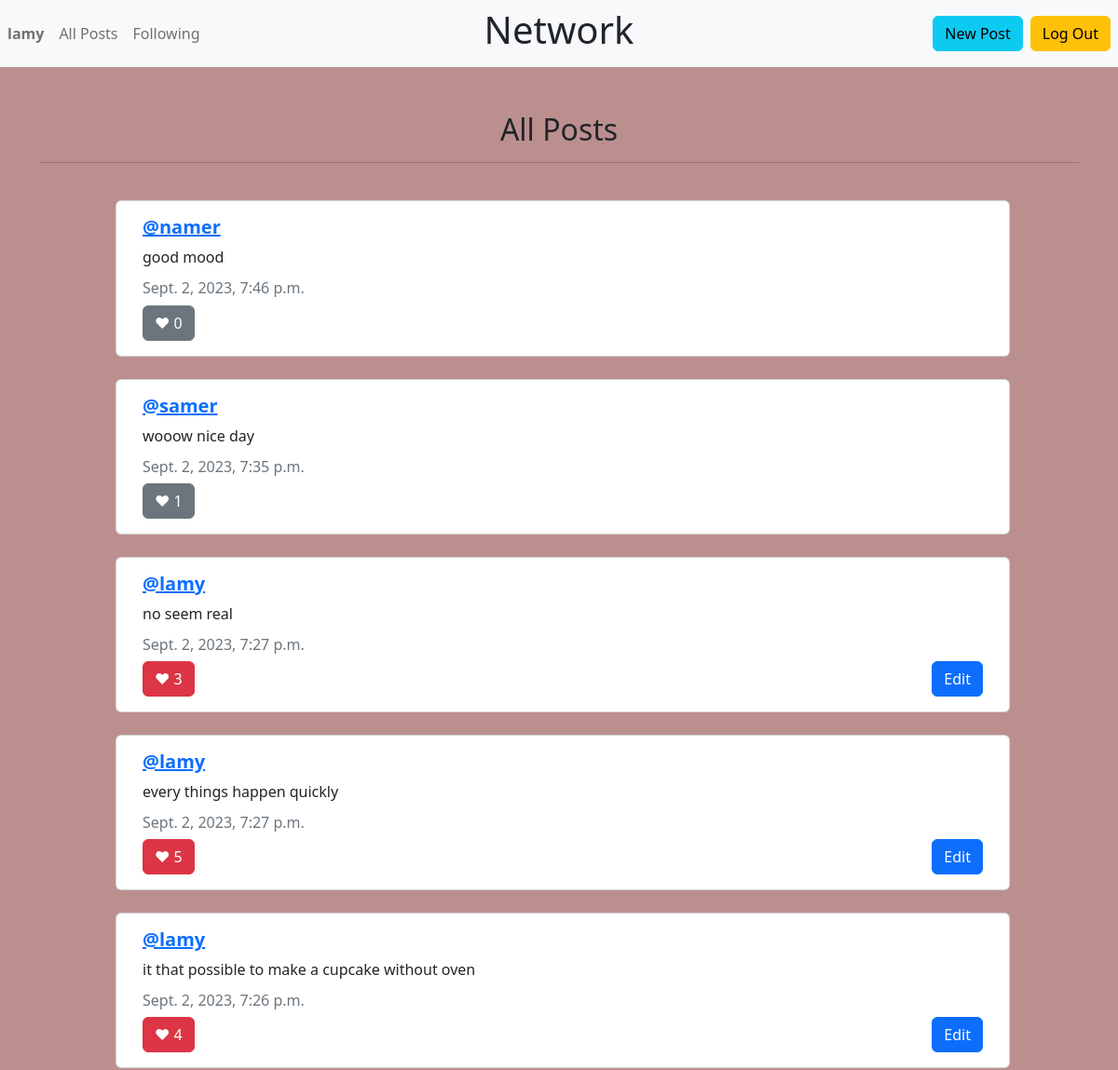
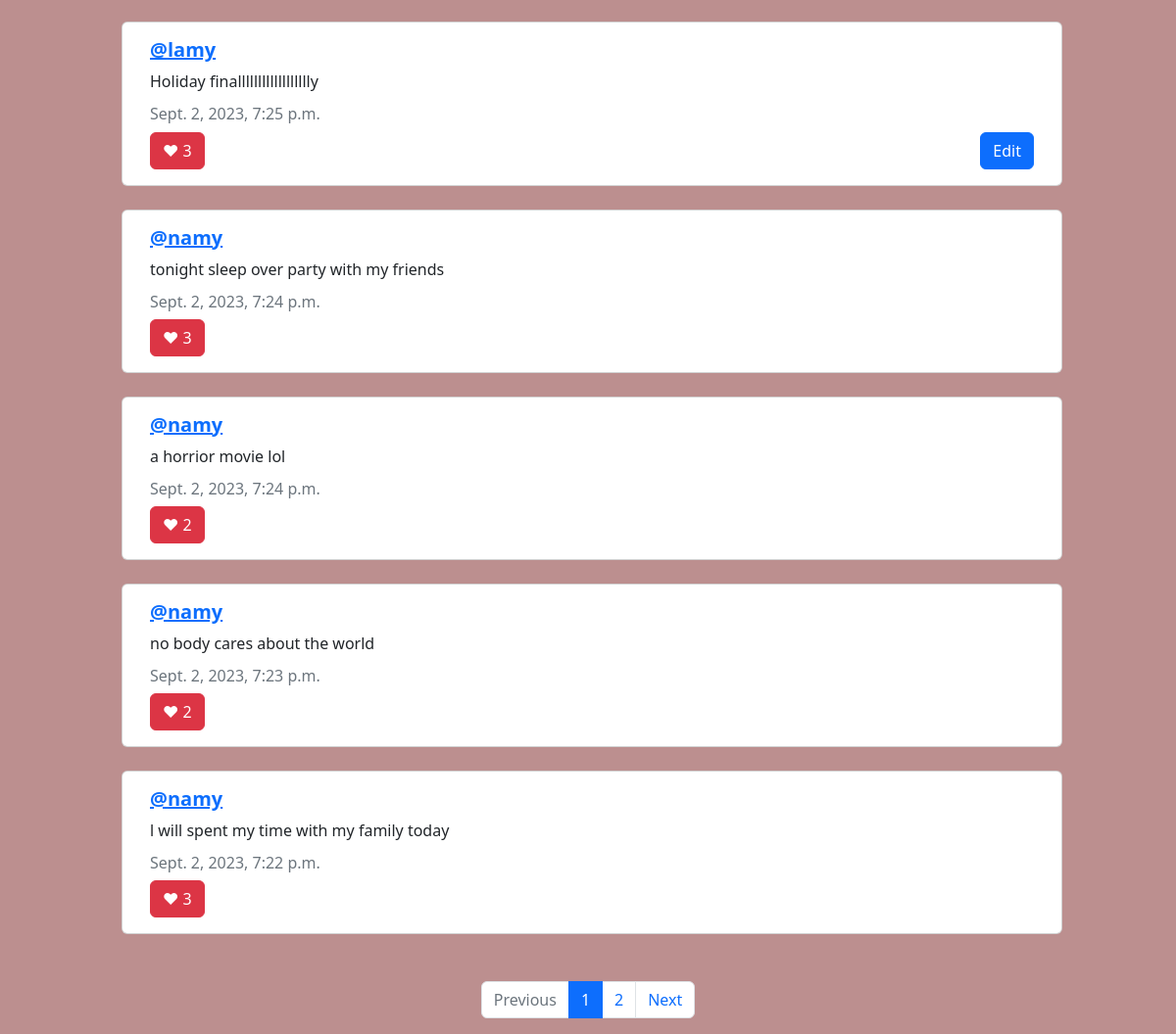
Screenshot of /allPosts (signed in) with the database file from the repository (2 pictures, top to bottom).
### network/models.py (models this page shows, shortened)
class User(AbstractUser):
    pass

class Post(models.Model):
    author = models.ForeignKey(User, on_delete=models.CASCADE)
    postText = models.CharField(max_length=255)
    posted = models.DateTimeField(auto_now_add=True)
    like = models.ManyToManyField(User, blank=True, related_name="likes")

### network/views.py (the view)
# urls.py: path("allPosts", views.allPosts, name="allPosts"),
@login_required
def allPosts(request):
    posts = Post.objects.all().order_by('-posted')
    paginator = Paginator(posts, 10)
    page_number = request.GET.get('page')
    page_obj = paginator.get_page(page_number)
    return render(request, "network/allPosts.html", {
        "page_obj": page_obj
    })

### network/templates/network/allPosts.html (shortened to what this page needs)
{% extends "network/layout.html" %}
{% block body %}
<br>
<h2 class="text-center ">All Posts</h2>
<hr>
<br>
<div class="container">
{% for post in page_obj %}
<div class="row justify-content-center mb-4">
    <div class="ms-2 card" style="width: 60rem" data-id="{{post.id}}";>
        <div class="card-body rounded">
            <h5 class="card-title"><a href="{% url 'profile' user_id=post.author.id%}"><b>@{{ post.author}}</b></h5></a>
            <p class="card-text" id="postText">{{post.postText}}</p>
            <h6 class="card-subtitle mb-2 text-muted">{{post.posted}}</h6>
            {% if user.username in post.like.all|stringformat:'s' %}
            <button class="btn btn-danger float-left" id="follower">&hearts;&nbsp;<span id="number">{{ post.like.all.count }}</span></button>
            {% else %}
            <button class="btn btn-secondary float-left" id="follower">&hearts;&nbsp;<span id="number">{{ post.like.all.count }}</span></button>
            {% endif %}
            {% if user.username == post.author|stringformat:'s' %}
            <button class="btn btn-primary float-end edit" id="edit">  Edit</button>
            {% endif %}
        </div>
    </div>
    <br>
</div>
{% endfor %}
<br>
<nav aria-label="Page">
    <ul class="pagination justify-content-center">
        {% if page_obj.has_previous %}
        <li class="page-item">
            <a class="page-link" href="?page={{ page_obj.previous_page_number }}">Previous</a>
        </li>
        {% else %}
        <li class="page-item disabled">
            <a class="page-link" href="#" tabindex="-1" aria-disabled="True">Previous</a>
        </li>
        {% endif %}
        {% for i in page_obj.paginator.page_range %}
        {% if page_obj.number == i %}
        <li class="page-item active" aria-current="page">
            <span class="page-link">
            {{ i }}
            </span>
        </li>
        {% else %}
        <li class="page-item"><a class="page-link" href="?page={{ i }}">{{ i }}</a></li>
        {% endif %}
        {% endfor %}
        {% if page_obj.has_next %}
        <li class="page-item">
            <a class="page-link" href="?page={{ page_obj.next_page_number }}">Next</a>
        </li>
        {% else %}
        <li class="page-item disabled">
            <a class="page-link" href="#" tabindex="-1" aria-disabled="True">Next</a>
        </li>
        {% endif %}
    </ul>
</nav>
{% endblock %}

### network/templates/network/layout.html (shortened to what this page needs)
{% load static %}
<!DOCTYPE html>
<html lang="en">
<head>
    <link href="https://cdn.jsdelivr.net/npm/bootstrap@5.2.3/dist/css/bootstrap.min.css" rel="stylesheet">
    <link rel="stylesheet" href="{% static 'network/styles.css' %}"/>
</head>
<body>
    <nav class="navbar navbar-expand-md navbar-light bg-light">
    <div class="navbar-collapse collapse w-100 order-1 order-md-0 dual-collapse2">
    <ul class="navbar-nav mr-auto">
        {% if user.is_authenticated %}
        <li class="nav-item active">
            <a class="nav-link" href="{% url 'profile' user_id=user.id%}"><strong>{{ user.username }}</strong></a>
        </li>
        <li class="nav-item">
            <a class="nav-link" href="{% url 'allPosts' %}">All Posts</a>
        </li>
        <li class="nav-item">
            <a class="nav-link" href="{% url 'following' %}">Following</a>
        </li>
        {% endif %}
    </ul>
    </div>
    <div class="mx-auto order-0">
    <h1>Network</h1>
    </div>
    <div class="navbar-collapse collapse w-100 order-3 dual-collapse2">
        <ul class="navbar-nav ms-auto">
        {% if user.is_authenticated %}
        <li class="nav-item">
            <a class="btn btn-info me-2" href="{% url 'post' %}" role="button"> New Post</a>
        </li>
        <li class="nav-item">
            <a class="btn btn-warning me-2" href="{% url 'logout' %}" role="button"> Log Out</a>
        </li>
        {% endif %}
    </ul>
    </div>
</nav>
<div class="body">
    <div class="container">
    <br>
    {% block body %}
    {% endblock %}
</div>
</body>
</html>

### network/static/network/styles.css (style rules this page uses)
body { background-color:rosybrown }

### rows the page displays
User: username "lamy"
Post: author "namer", postText "good mood", posted "Sept. 2, 2023, 7:46 p.m.", like.all.count "0"
Post: author "samer", postText "wooow nice day", posted "Sept. 2, 2023, 7:35 p.m.", like.all.count "1"
Post: author "lamy", postText "no seem real", posted "Sept. 2, 2023, 7:27 p.m.", like.all.count "3", shows "Edit"
Post: author "lamy", postText "every things happen quickly", posted "Sept. 2, 2023, 7:27 p.m.", like.all.count "5", shows "Edit"
Post: author "lamy", postText "it that possible to make a cupcake without oven", posted "Sept. 2, 2023, 7:26 p.m.", like.all.count "4", shows "Edit"
Post: author "lamy", postText "Holiday finalllllllllllllllllly", posted "Sept. 2, 2023, 7:25 p.m.", like.all.count "3", shows "Edit"
Post: author "namy", postText "tonight sleep over party with my friends", posted "Sept. 2, 2023, 7:24 p.m.", like.all.count "3"
Post: author "namy", postText "a horrior movie lol", posted "Sept. 2, 2023, 7:24 p.m.", like.all.count "2"
Post: author "namy", postText "no body cares about the world", posted "Sept. 2, 2023, 7:23 p.m.", like.all.count "2"
Post: author "namy", postText "l will spent my time with my family today", posted "Sept. 2, 2023, 7:22 p.m.", like.all.count "3"

### other values shown
{{ i }} "1"
{{ i }} "2"
